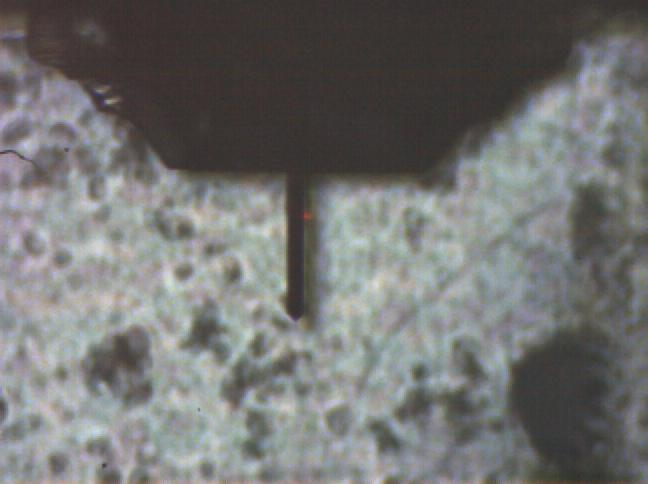
#> input picture images/BloblTargit.JPG, 648 x 484 px, found by its file name
$ python ImagePreProcess.py
#> lines starting #> are read from the running program, lines starting #| are printed output that depends on the picture; after the words box and inside, x2 and y2 are one past the last pixel; in counts of white or black regions, pixels touching at a corner belong together
import cv2
import numpy as np

image = cv2.imread("images\BloblTargit.JPG")
#> image is the input picture: shape (484, 648, 3); mean B, G, R 113.6, 114.8, 114.3

gray = cv2.cvtColor(image, cv2.COLOR_BGR2GRAY)

_, binary = cv2.threshold(gray, 120, 255, cv2.THRESH_BINARY)
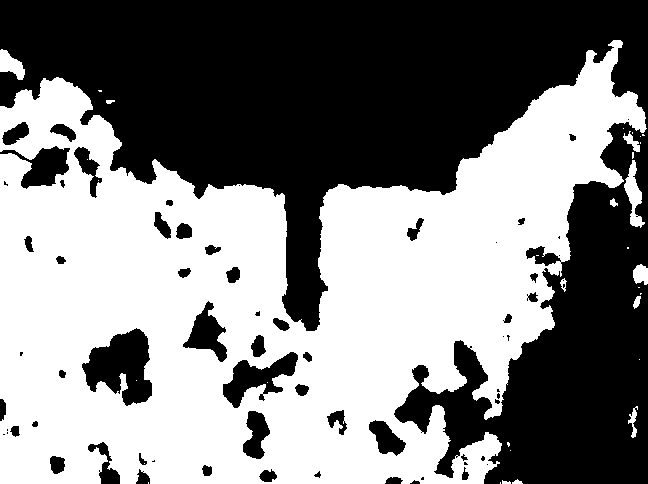
#> binary: shape (484, 648); 50.9% white; 68 black regions (23 under 20 px)

# Find contours
contours, hierarchy = cv2.findContours(binary, cv2.RETR_TREE, cv2.CHAIN_APPROX_SIMPLE)
#> contours = 105 contours, 51 with area under 20; largest, box (x1, y1, x2, y2) and area: (0, 40, 647, 484) 168306, (81, 327, 153, 407) 3464, (222, 351, 299, 409) 1898, (182, 300, 228, 363) 1296, (242, 410, 271, 460) 863


# Convert to BGR so we can draw colored contours
output = cv2.cvtColor(binary, cv2.COLOR_GRAY2BGR)
#> output: shape (484, 648, 3); 50.9% white; 68 black regions (23 under 20 px), largest, box (x1, y1, x2, y2) and area: (0, 0, 648, 484) 139732, (82, 328, 152, 406) 3313, (223, 352, 298, 408) 1801

# Draw contours and print areas
for i, contour in enumerate(contours):
    area = cv2.contourArea(contour)
    if area>500.0 and area<5000.0:
        cv2.drawContours(output, [contour], -1, (0, 255, 0), 2)
        print(f"Contour {i} area: {area}")

        # Calculate contour centroid
        M = cv2.moments(contour)
        if M["m00"] != 0:
            cx = int(M["m10"] / M["m00"])
            cy = int(M["m01"] / M["m00"])
        else:
            cx, cy = 0, 0

        # Put index number at centroid
        cv2.putText(output, str(i), (cx, cy), cv2.FONT_HERSHEY_SIMPLEX, 0.6, (0, 0, 255), 2)
#> this loop made 105 passes
#> (area, cx, cy) on passes 18, 53, 54, 63, 70, 76, 99: (545, 633, 194), (778, 386, 437), (863, 255, 434), (1898, 257, 377), (3464, 121, 366), (1295.5, 206, 333), (608, 88, 167)
#> area on passes 4, 7, 9, 12, 15, 17: 22, 91.5, 48, 40.5, 216, 31
#| Contour 17 area: 545.0
#| Contour 52 area: 778.0
#| Contour 53 area: 863.0
#| Contour 62 area: 1898.0
#| Contour 69 area: 3464.0
#| Contour 75 area: 1295.5
#| Contour 98 area: 608.0
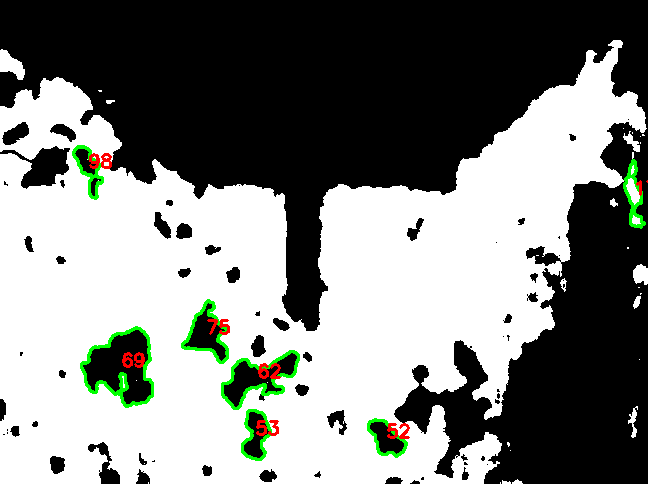
#> output: shape (484, 648, 3); mean B, G, R 126.9, 130.5, 128

# Show results
cv2.imshow("Binary", binary)

cv2.imshow("Contours Highlighted", output)

cv2.waitKey(0)
cv2.destroyAllWindows()

$ run again, with images/centering_sample.JPG copied over images/BloblTargit.JPG
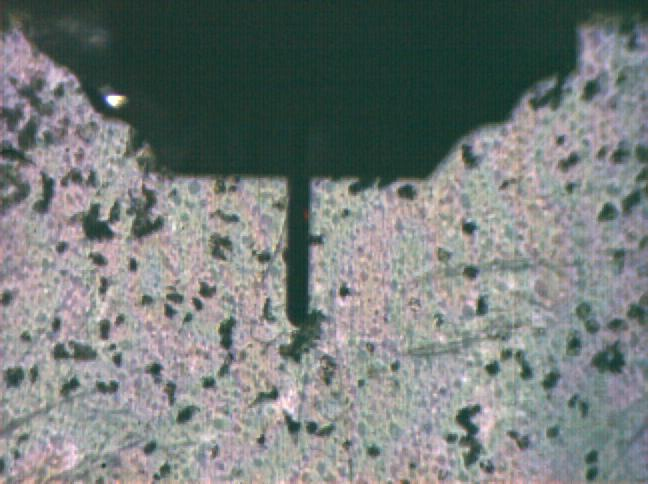
#> input picture images/centering_sample.JPG, 648 x 484 px, found by its file name
#> image is the input picture: shape (484, 648, 3); mean B, G, R 123.3, 124.8, 118.1
#> `_, binary = cv2.threshold(gray, 120, 255, cv2.THRESH_BINARY)`:
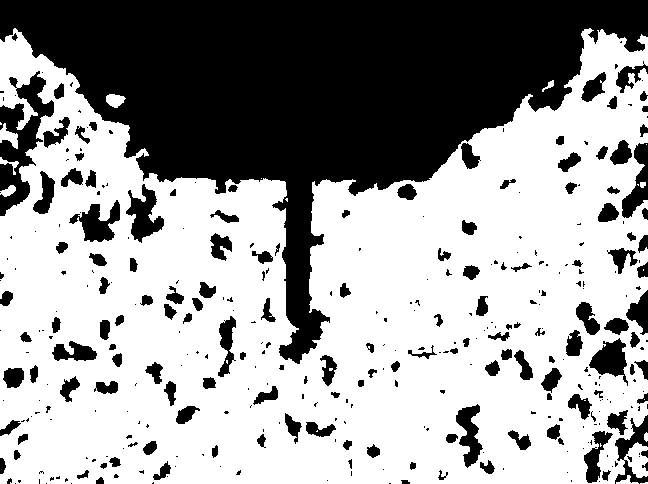
#> binary: shape (484, 648); 61.8% white; 359 black regions (209 under 20 px)
#> contours = 372 contours, 217 with area under 20; largest, box (x1, y1, x2, y2) and area: (0, 28, 648, 484) 213266, (125, 183, 165, 244) 1208, (68, 199, 121, 243) 1144, (588, 337, 629, 387) 1040, (455, 403, 484, 469) 962
#> the loop `for i, contour in enumerate(contours):` made 372 passes
#> (area, cx, cy) on passes 79, 119, 202, 203, 228, 321, 330, 336: (709.5, 595, 455), (961.5, 469, 433), (620, 73, 351), (1039.5, 610, 359), (639, 226, 343), (1144.5, 97, 222), (1207.5, 143, 214), (542.5, 44, 194)
#> (printed output is left out)
#> after the loop `for i, contour in enumerate(contours):`:
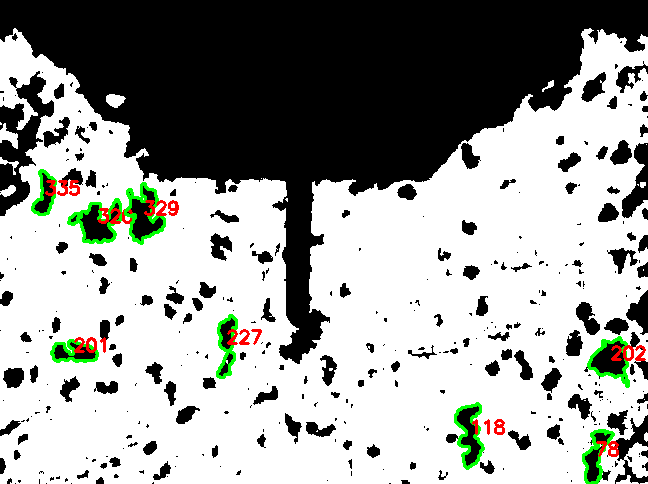
#> output: shape (484, 648, 3); mean B, G, R 154.1, 157.6, 155.8

$ run again, with images/cropNessecary.JPG copied over images/BloblTargit.JPG
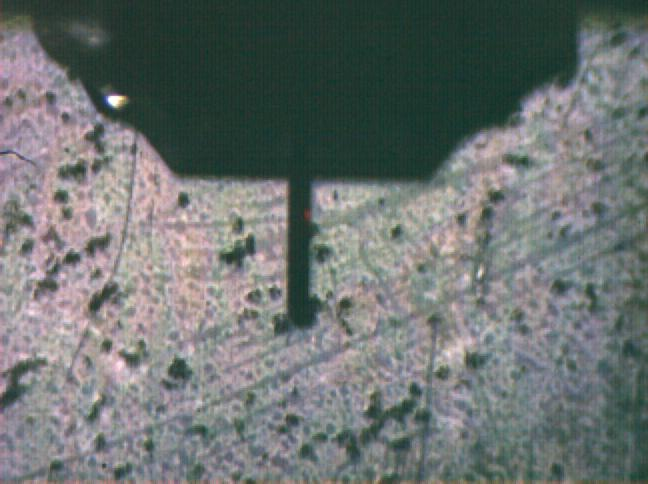
#> input picture images/cropNessecary.JPG, 648 x 484 px, found by its file name
#> image is the input picture: shape (484, 648, 3); mean B, G, R 113.1, 114.6, 108.4
#> `_, binary = cv2.threshold(gray, 120, 255, cv2.THRESH_BINARY)`:
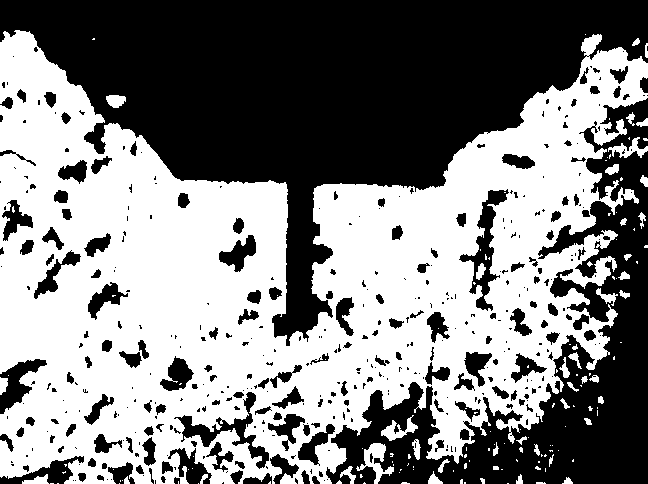
#> binary: shape (484, 648); 51.6% white; 427 black regions (264 under 20 px)
#> contours = 587 contours, 367 with area under 20; largest, box (x1, y1, x2, y2) and area: (0, 30, 648, 484) 176156, (458, 188, 510, 312) 1995, (173, 391, 270, 470) 1728, (218, 234, 257, 273) 724, (159, 355, 195, 392) 704
#> the loop `for i, contour in enumerate(contours):` made 587 passes
#> (area, cx, cy) on passes 203, 218, 266, 337, 348, 440, 470, 480: (619, 314, 444), (516.5, 287, 426), (1728, 227, 431), (704, 177, 375), (543.5, 476, 364), (663, 104, 298), (677.5, 55, 273), (723.5, 238, 253)
#> (printed output is left out)
#> after the loop `for i, contour in enumerate(contours):`:
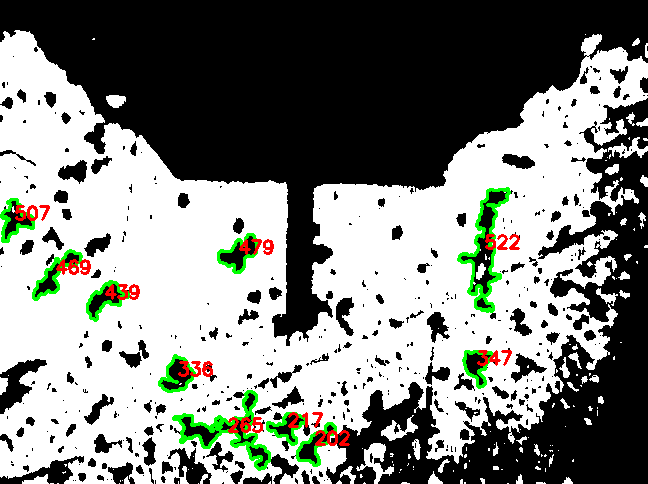
#> output: shape (484, 648, 3); mean B, G, R 126.8, 131.9, 129.1

$ run again, with images/currentPosition.JPG copied over images/BloblTargit.JPG
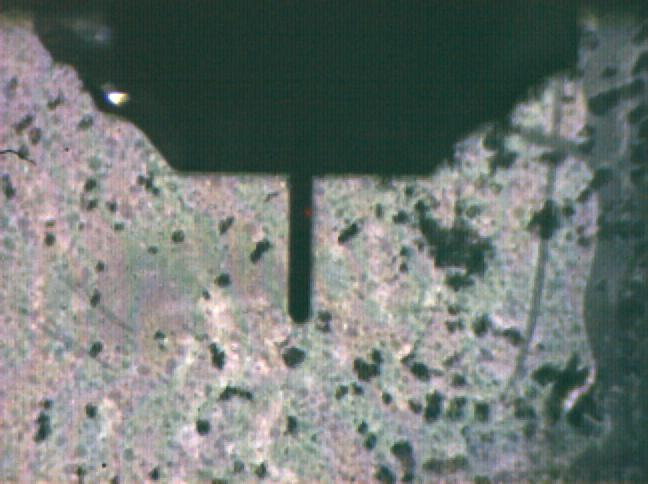
#> input picture images/currentPosition.JPG, 648 x 484 px, found by its file name
#> image is the input picture: shape (484, 648, 3); mean B, G, R 116.5, 120.1, 112
#> `_, binary = cv2.threshold(gray, 120, 255, cv2.THRESH_BINARY)`:
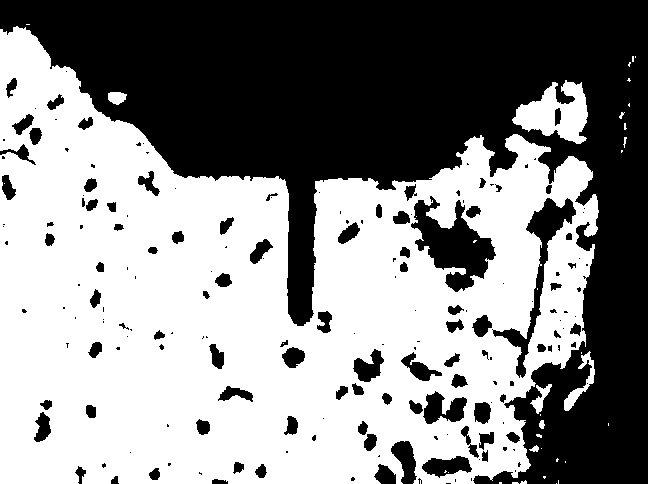
#> binary: shape (484, 648); 54.3% white; 187 black regions (98 under 20 px)
#> contours = 223 contours, 124 with area under 20; largest, box (x1, y1, x2, y2) and area: (0, 26, 599, 484) 183030, (410, 195, 497, 293) 4043, (492, 197, 577, 379) 2696, (512, 80, 588, 144) 2632, (422, 390, 468, 425) 917
#> the loop `for i, contour in enumerate(contours):` made 223 passes
#> (area, cx, cy) on passes 25, 44, 75, 85, 87, 182, 186: (2632.5, 555, 113), (744.5, 446, 465), (917, 443, 408), (512.5, 418, 368), (625, 368, 366), (2695.5, 538, 269), (4043, 452, 245)
#> (printed output is left out)
#> after the loop `for i, contour in enumerate(contours):`:
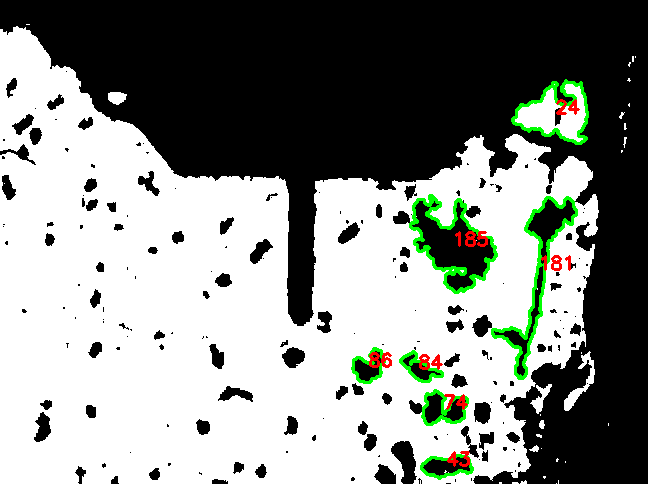
#> output: shape (484, 648, 3); mean B, G, R 134.6, 139.5, 135.7
